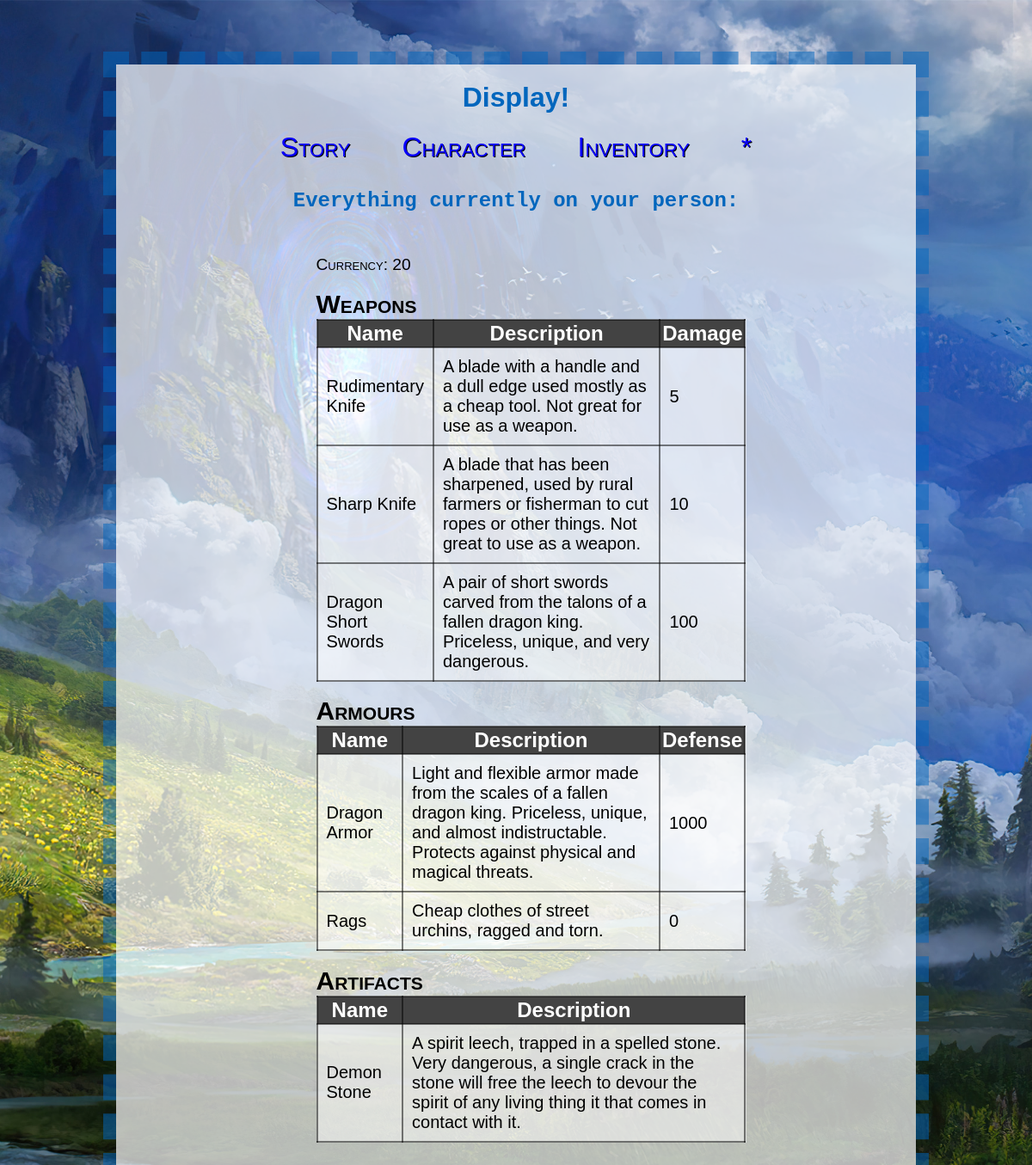
Page /inventory on the committed database.
### tables this page shows
CREATE TABLE "inventory" (
	"obj_id"	INTEGER NOT NULL UNIQUE,
	"obj_name"	TEXT NOT NULL,
	"obj_description"	TEXT NOT NULL,
	"yes_no"	INTEGER NOT NULL,
	"obj_durability"	INTEGER NOT NULL,
	"obj_damage"	INTEGER NOT NULL,
	"obj_type"	INTEGER NOT NULL,
	"obj_defense"	INTEGER NOT NULL,
	PRIMARY KEY("obj_id" AUTOINCREMENT)
);

### application.py (the view)
@app.route("/inventory")
def inventory():
    headline = "Everything currently on your person:"
    with closing(conn.cursor()) as c:
        query = '''Select * From Inventory WHERE yes_no = ? AND obj_type = ?'''
        c.execute(query, (1,0,))
        C_names = c.description
        moneys = c.fetchone()
    with closing(conn.cursor()) as c:
        query = '''Select * From Inventory WHERE yes_no = ? AND obj_type = ?'''
        c.execute(query, (1,2,))
        C_names = c.description
        results = c.fetchall()
        weapons = []
        for result in results:
            weapons.append(result)
    with closing(conn.cursor()) as c:
        query = '''Select * From Inventory WHERE yes_no = ? AND obj_type = ?'''
        c.execute(query, (1,1,))
        C_names = c.description
        results = c.fetchall()
        armors = []
        for result in results:
            armors.append(result)
    with closing(conn.cursor()) as c:
        query = '''Select * From Inventory WHERE yes_no = ? AND obj_type = ?'''
        c.execute(query, (1,4,))
        C_names = c.description
        results = c.fetchall()
        artifacts = []
        for result in results:
            artifacts.append(result)
    return render_template("inventory.html", headline=headline, artifacts=artifacts, moneys=moneys, weapons=weapons, armors=armors, C_names=C_names)

### templates/inventory.html
{% extends "layout.html" %}
{% block heading %}
    Display!
{% endblock %}
{% block body %}
    <h2>{{ headline }}</h2>
    <div class="row">
        <p>Currency: {{moneys["obj_description"]}}</p>
    </div>
    <div class="row">
        <p id="inventory_header">Weapons</p>
        <table  style="width: 100%;">
            <colgroup>
                <col span="1" style="width: 20%;">
                <col span="2" style="width: 60%;">
                <col span="1" style="width: 20%;">
             </colgroup>
            <tbody>
            <tr>
                <th>Name</th>
                <th>Description</th>
                <th>Damage</th>
            </tr>
            {% for weapon in weapons %}
            <tr>
                <td>{{weapon["obj_name"]}}</td>
                <td>{{weapon["obj_description"]}}</td>
                <td>{{weapon["obj_damage"]}}</td>
            </tr>
            {% endfor %}
            </tbody>
        </table>
        <br>
    </div>
    <div class="row">
        <p id="inventory_header">Armours</p>
        <table  style="width: 100%;">
            <colgroup>
                <col span="1" style="width: 20%;">
                <col span="2" style="width: 60%;">
                <col span="1" style="width: 20%;">
             </colgroup>
            <tbody>
            <tr>
                <th>Name</th>
                <th>Description</th>
                <th>Defense</th>
            </tr>
            {% for armor in armors %}
            <tr>
                <td>{{armor["obj_name"]}}</td>
                <td>{{armor["obj_description"]}}</td>
                <td>{{armor["obj_defense"]}}</td>
            </tr>
            {% endfor %}
            </tbody>
        </table>
        <br>
    </div>
    <div class="row">
        <p id="inventory_header">Artifacts</p>
        <table  style="width: 100%;">
            <colgroup>
                <col span="1" style="width: 20%;">
                <col span="2" style="width: 80%;">
             </colgroup>
            <tbody>
            <tr>
                <th>Name</th>
                <th>Description</th>
            </tr>
            {% for artifact in artifacts %}
            <tr>
                <td>{{artifact["obj_name"]}}</td>
                <td>{{artifact["obj_description"]}}</td>
            </tr>
            {% endfor %}
            </tbody>
        </table>
        <br>
    </div>
{% endblock %}

### templates/layout.html (shortened to what this page needs)
<!DOCTYPE html>
<html lang="en">
<head>
    <link rel= "stylesheet" type= "text/css" href= "{{ url_for('static',filename='main.css') }}">
</head>
<body>
    <h1>{% block heading %}{% endblock %}</h1>
    <div id="nav">
        <a href="{{ url_for('index') }}">Story</a>
        <a href="{{ url_for('display') }}">Character</a>
        <a href="{{ url_for('inventory') }}">Inventory</a>
        <a href="{{ url_for('deleteitem') }}">*</a>
    </div>
    {% block body %}
    {% endblock %}
</body>
</html>

### static/main.css (style rules this page uses)
#nav { display: flex; justify-content: center; }
a { text-decoration: none; font-family: Arial, Helvetica, sans-serif; font-size: 200%; font-variant: small-caps; color: rgb(8, 0, 255); text-shadow: 1px 1px #000000; margin: 0 20px 0 20px; padding: 0 10px 0 10px; }
body { background-image: url('/static/background1.jpg'); background-attachment: fixed; background-position: center; background-size: cover; box-shadow: inset 0 0 0 500px rgb(255, 255, 255, 0.7); border: 15px dashed rgb(0, 102, 189, 0.5); margin: 5% 10% 10% 10%; max-width: 1000px; }
h1 { text-align: center; font-family:'Arial', Helvetica, sans-serif; font-size: 200%; color: rgb(0, 102, 189); margin-top: 20px; }
h2 { font-family: 'Courier New', Courier, monospace; text-align: center; margin: 30px 0 30px 15%; color: rgb(0, 102, 189); max-width: 70%; }
p { font-family: Helvetica, Arial, sans-serif; font-variant: small-caps; font-size: larger; }
.row { display: inline-block; margin-left: 25%; margin-bottom: 1%; width: 500px; }
table { box-shadow: inset 0 0 0 500px rgb(255, 255, 255, 0.5); border-collapse: collapse; }
th { font-family: Helvetica, Arial, sans-serif; font-size: 150%; border: 2px solid rgba(0, 0, 0, 0.5); background-color: #434343; color: white; }
td { font-family: Helvetica, Arial, sans-serif; font-size: 125%; padding: 10px; border: 2px solid rgba(0, 0, 0, 0.5); }
#inventory_header { font-family: Arial, Helvetica, sans-serif; font-size: 30px; font-weight: bold; font-variant: small-caps; margin: -10px 0 0 0; }

### rows in the picture
inventory: obj_description "20"
inventory: obj_name "Rudimentary Knife", obj_description "A blade with a handle and a dull edge used mostly as a cheap tool. Not great for use as a weapon.", obj_damage "5"
inventory: obj_name "Sharp Knife", obj_description "A blade that has been sharpened, used by rural farmers or fisherman to cut ropes or other things. Not great to use as a weapon.", obj_damage "10"
inventory: obj_name "Dragon Short Swords", obj_description "A pair of short swords carved from the talons of a fallen dragon king. Priceless, unique, and very dangerous.", obj_damage "100"
inventory: obj_name "Dragon Armor", obj_description "Light and flexible armor made from the scales of a fallen dragon king. Priceless, unique, and almost indistructable. Protects against physical and magical threats.", obj_defense "1000"
inventory: obj_name "Rags", obj_description "Cheap clothes of street urchins, ragged and torn.", obj_defense "0"
inventory: obj_name "Demon Stone", obj_description "A spirit leech, trapped in a spelled stone. Very dangerous, a single crack in the stone will free the leech to devour the spirit of any living thing it that comes in contact with it."

### other values in the picture
{{ headline }} "Everything currently on your person:"
